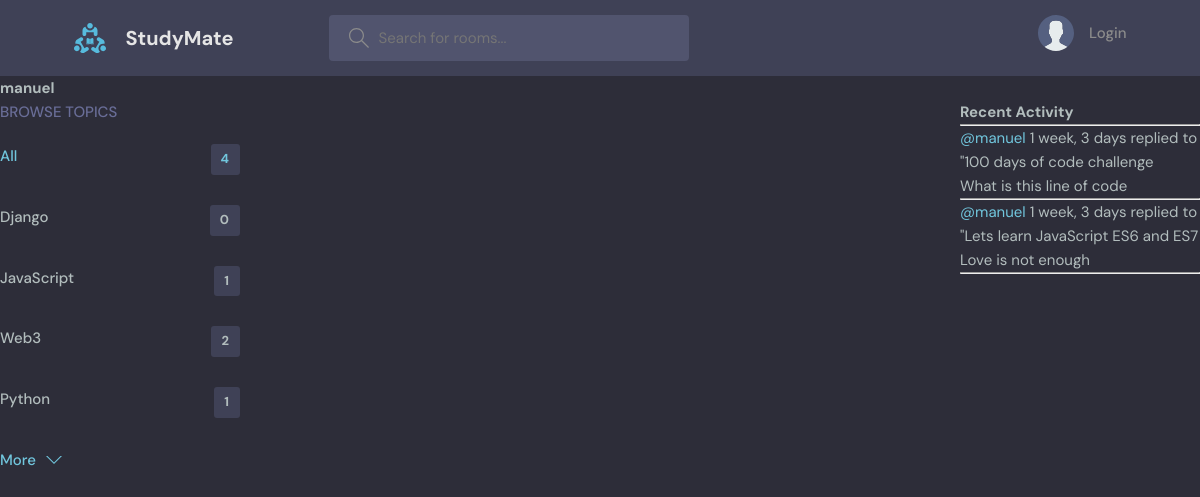
The page /profile/3/ on the database as committed earlier.
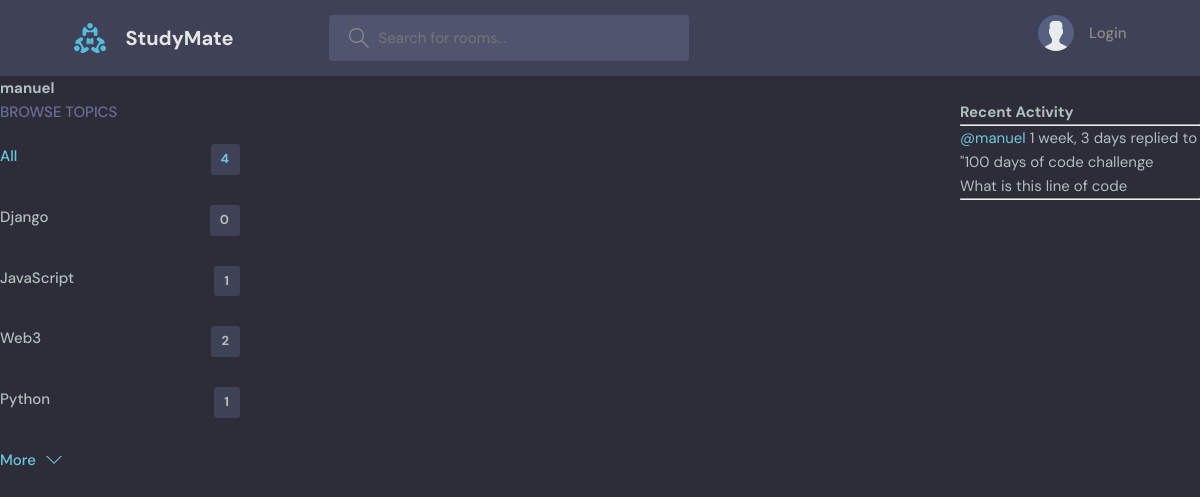
The same page on the database as committed later.
### base/models.py (models this page shows, shortened)
class Topic(models.Model):
    name = models.CharField(max_length=200)

class Message(models.Model):
    user = models.ForeignKey(User, on_delete=models.CASCADE)
    room = models.ForeignKey(Room, on_delete=models.CASCADE)
    body = models.TextField()
    updated = models.DateTimeField(auto_now=True)
    created = models.DateTimeField(auto_now=True)
    class Meta:
        ordering = ['-updated', '-created']
    def __str__(self):
        return self.body[0:50]

class Room(models.Model):
    host = models.ForeignKey(User, on_delete=models.SET_NULL, null=True)
    topic = models.ForeignKey(Topic, on_delete=models.SET_NULL, null=True)
    name = models.CharField(max_length=200)
    description = models.TextField(null=True, blank=True)
    participants = models.ManyToManyField(User, related_name='participants', blank=True)
    updated = models.DateTimeField(auto_now=True)
    created = models.DateTimeField(auto_now_add=True)
    class Meta:
        ordering = ['-updated', '-created']
    def __str__(self):
        return self.name

### base/views.py (the view)
# urls.py: path('profile/<str:pk>/', views.userProfile, name='user-profile'),
def userProfile(request, pk):
    user = User.objects.get(id=pk)
    rooms = user.room_set.all()
    room_messages = user.message_set.all()
    topics = Topic.objects.all()
    context = {'user': user, 'rooms': rooms,
               'room_messages': room_messages, 'topics': topics}
    return render(request, 'base/profile.html', context)

### base/templates/base/profile.html (shortened to what this page needs)
{% extends 'main.html' %} {% block content %}
<h1>{{user.username}}</h1>
<div class="profile-container">
    <div>
        {% include 'base/topics_component.html' %}
    </div>
    <div>
    </div>
    <div>
        {% include 'base/activity_component.html' %}
    </div>
</div>
{% endblock content %}

### base/templates/base/topics_component.html
<div class="topics">
  <div class="topics__header">
    <h2>Browse Topics</h2>
  </div>
  <ul class="topics__list">
    <li>
      <a href="{% url 'home' %}" class="active">All <span>{{topics.count}}</span></a>
    </li>
{% for topic in topics %}
    <li>
      <a href="{% url 'home' %}?q={{topic.name}}">{{topic.name}}<span>{{topic.room_set.all.count}}</span></a>
    </li>
    {% endfor %}
  </ul>
  <a class="btn btn--link" href="topics.html">
    More
    <svg
      version="1.1"
      xmlns="http://www.w3.org/2000/svg"
      width="32"
      height="32"
      viewBox="0 0 32 32"
    >
      <title>chevron-down</title>
      <path d="M16 21l-13-13h-3l16 16 16-16h-3l-13 13z"></path>
    </svg>
  </a>
</div>

### base/templates/base/activity_component.html (shortened to what this page needs)
<h3>Recent Activity</h3>
<hr />
{% for message in room_messages %}
<div>
  <small> <a href="{% url 'user-profile' message.user.id %}">@{{message.user}}</a> {{message.created|timesince}}</small>
  <small>replied to "{{message.room}}</small>
  <p>{{message}}</p>
  <hr>
</div>
{% endfor %}

Rows that differ between the two databases and show on the page:
removed Message: user "manuel", created "1 week, 3 days", room "Lets learn JavaScript ES6 and ES7", body "Love is not enough"
